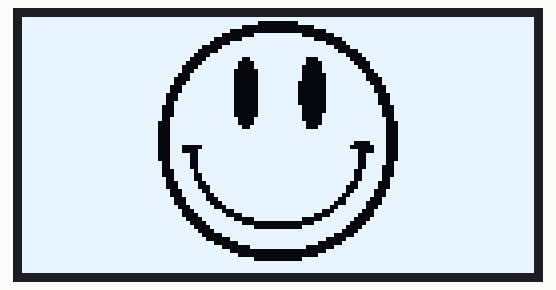
Simulated run of this sketch. Board: Arduino Uno, built with avr-gcc and run on an emulated ATmega328P. Shown: 128×64 one-colour display.

Above: at 0.3 s.
At 0.8 s:
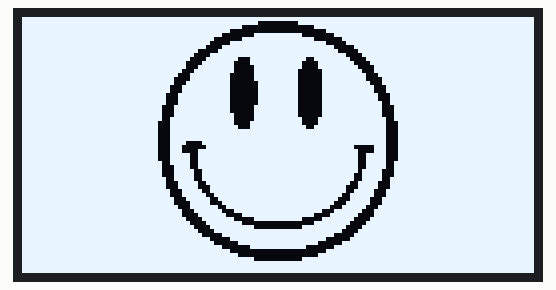

The sketch:

y-Interfacing-with-SPI-and-Displaying-Multiple-Bitmap-Images.ino
```cpp
/*
************************************** Wiring ***************************************
            Pin Definitions for OLED and ESP8266 (NodeMCU)
NOTE :---

// OLED_RESET ==> GPIO-4  (D2)
// OLED_DC/D0    ==> GPIO-5  (D1)
// OLED_MOSI/D1  ==> GPIO-13 (D7)
// OLED_CLK   ==> GPIO-14 (D5)
// OLED_CS    ==> GPIO-15 (D8)
// OLED_VCC   ==> 3.3V
// OLED_GND   ==> GND
*
*
*/


#include <SPI.h>
#include <Wire.h>
#include <Adafruit_GFX.h>
#include <Adafruit_SSD1306.h>

#define SCREEN_WIDTH 128
#define SCREEN_HEIGHT 64

#define OLED_MOSI   13
#define OLED_CLK    14
#define OLED_DC     5
#define OLED_CS     15
#define OLED_RESET  4

Adafruit_SSD1306 display(SCREEN_WIDTH, SCREEN_HEIGHT, OLED_MOSI, OLED_CLK, OLED_DC, OLED_RESET, OLED_CS);

int dt = 500;

// (1). Replace this with your actual bitMap-image-array that you want to display n the "OLED-Display":
const unsigned char image_01[] PROGMEM = {
  0xff, 0xff, 0xff, 0xff, 0xff, 0xff, 0xff, 0xff, 0xff, 0xff, 0xff, 0xff, 0xff, 0xff, 0xff, 0xff,
  0xff, 0xff, 0xff, 0xff, 0xff, 0xff, 0xff, 0xe0, 0x07, 0xff, 0xff, 0xff, 0xff, 0xff, 0xff, 0xff,
  0xff, 0xff, 0xff, 0xff, 0xff, 0xff, 0xfe, 0x00, 0x00, 0x7f, 0xff, 0xff, 0xff, 0xff, 0xff, 0xff,
  0xff, 0xff, 0xff, 0xff, 0xff, 0xff, 0xf0, 0x00, 0x00, 0x0f, 0xff, 0xff, 0xff, 0xff, 0xff, 0xff,
  0xff, 0xff, 0xff, 0xff, 0xff, 0xff, 0xc0, 0x3f, 0xfc, 0x03, 0xff, 0xff, 0xff, 0xff, 0xff, 0xff,
  0xff, 0xff, 0xff, 0xff, 0xff, 0xff, 0x01, 0xff, 0xff, 0x80, 0xff, 0xff, 0xff, 0xff, 0xff, 0xff,
  0xff, 0xff, 0xff, 0xff, 0xff, 0xfe, 0x0f, 0xff, 0xff, 0xf0, 0x7f, 0xff, 0xff, 0xff, 0xff, 0xff,
  0xff, 0xff, 0xff, 0xff, 0xff, 0xf8, 0x3f, 0xff, 0xff, 0xfc, 0x3f, 0xff, 0xff, 0xff, 0xff, 0xff,
  0xff, 0xff, 0xff, 0xff, 0xff, 0xf0, 0x7f, 0xff, 0xff, 0xfe, 0x0f, 0xff, 0xff, 0xff, 0xff, 0xff,
  0xff, 0xff, 0xff, 0xff, 0xff, 0xe1, 0xff, 0xff, 0xff, 0xff, 0x87, 0xff, 0xff, 0xff, 0xff, 0xff,
  0xff, 0xff, 0xff, 0xff, 0xff, 0xc3, 0xfe, 0x7f, 0xfe, 0x3f, 0xc3, 0xff, 0xff, 0xff, 0xff, 0xff,
  0xff, 0xff, 0xff, 0xff, 0xff, 0x87, 0xfc, 0x3f, 0xfe, 0x1f, 0xe1, 0xff, 0xff, 0xff, 0xff, 0xff,
  0xff, 0xff, 0xff, 0xff, 0xff, 0x0f, 0xfc, 0x3f, 0xfc, 0x1f, 0xf1, 0xff, 0xff, 0xff, 0xff, 0xff,
  0xff, 0xff, 0xff, 0xff, 0xff, 0x1f, 0xf8, 0x1f, 0xfc, 0x1f, 0xf8, 0xff, 0xff, 0xff, 0xff, 0xff,
  0xff, 0xff, 0xff, 0xff, 0xfe, 0x3f, 0xf8, 0x1f, 0xfc, 0x0f, 0xfc, 0x7f, 0xff, 0xff, 0xff, 0xff,
  0xff, 0xff, 0xff, 0xff, 0xfc, 0x3f, 0xf8, 0x1f, 0xfc, 0x0f, 0xfc, 0x3f, 0xff, 0xff, 0xff, 0xff,
  0xff, 0xff, 0xff, 0xff, 0xfc, 0x7f, 0xf8, 0x1f, 0xf8, 0x0f, 0xfe, 0x3f, 0xff, 0xff, 0xff, 0xff,
  0xff, 0xff, 0xff, 0xff, 0xf8, 0xff, 0xf8, 0x1f, 0xf8, 0x0f, 0xff, 0x1f, 0xff, 0xff, 0xff, 0xff,
  0xff, 0xff, 0xff, 0xff, 0xf8, 0xff, 0xf8, 0x1f, 0xf8, 0x0f, 0xff, 0x1f, 0xff, 0xff, 0xff, 0xff,
  0xff, 0xff, 0xff, 0xff, 0xf1, 0xff, 0xf8, 0x1f, 0xf8, 0x0f, 0xff, 0x8f, 0xff, 0xff, 0xff, 0xff,
  0xff, 0xff, 0xff, 0xff, 0xf1, 0xff, 0xf8, 0x1f, 0xf8, 0x0f, 0xff, 0x8f, 0xff, 0xff, 0xff, 0xff,
  0xff, 0xff, 0xff, 0xff, 0xf3, 0xff, 0xf8, 0x1f, 0xf8, 0x0f, 0xff, 0x8f, 0xff, 0xff, 0xff, 0xff,
  0xff, 0xff, 0xff, 0xff, 0xe3, 0xff, 0xf8, 0x1f, 0xfc, 0x0f, 0xff, 0xc7, 0xff, 0xff, 0xff, 0xff,
  0xff, 0xff, 0xff, 0xff, 0xe3, 0xff, 0xf8, 0x1f, 0xfc, 0x0f, 0xff, 0xc7, 0xff, 0xff, 0xff, 0xff,
  0xff, 0xff, 0xff, 0xff, 0xe3, 0xff, 0xf8, 0x1f, 0xfc, 0x1f, 0xff, 0xc7, 0xff, 0xff, 0xff, 0xff,
  0xff, 0xff, 0xff, 0xff, 0xe7, 0xff, 0xfc, 0x3f, 0xfc, 0x1f, 0xff, 0xe7, 0xff, 0xff, 0xff, 0xff,
  0xff, 0xff, 0xff, 0xff, 0xc7, 0xff, 0xfc, 0x3f, 0xfe, 0x1f, 0xff, 0xe3, 0xff, 0xff, 0xff, 0xff,
  0xff, 0xff, 0xff, 0xff, 0xc7, 0xff, 0xfe, 0x7f, 0xfe, 0x3f, 0xff, 0xe3, 0xff, 0xff, 0xff, 0xff,
  0xff, 0xff, 0xff, 0xff, 0xc7, 0xff, 0xff, 0xff, 0xff, 0xff, 0xff, 0xe3, 0xff, 0xff, 0xff, 0xff,
  0xff, 0xff, 0xff, 0xff, 0xc7, 0xff, 0xff, 0xff, 0xff, 0xff, 0xff, 0xe3, 0xff, 0xff, 0xff, 0xff,
  0xff, 0xff, 0xff, 0xff, 0xc7, 0xff, 0xff, 0xff, 0xff, 0xff, 0xff, 0xe3, 0xff, 0xff, 0xff, 0xff,
  0xff, 0xff, 0xff, 0xff, 0xc7, 0xff, 0xff, 0xff, 0xff, 0xff, 0xe1, 0xe3, 0xff, 0xff, 0xff, 0xff,
  0xff, 0xff, 0xff, 0xff, 0xc7, 0x07, 0xff, 0xff, 0xff, 0xff, 0xc0, 0xe3, 0xff, 0xff, 0xff, 0xff,
  0xff, 0xff, 0xff, 0xff, 0xc7, 0x0f, 0xff, 0xff, 0xff, 0xff, 0xf0, 0xe3, 0xff, 0xff, 0xff, 0xff,
  0xff, 0xff, 0xff, 0xff, 0xc7, 0xcf, 0xff, 0xff, 0xff, 0xff, 0xf3, 0xe3, 0xff, 0xff, 0xff, 0xff,
  0xff, 0xff, 0xff, 0xff, 0xc7, 0xcf, 0xff, 0xff, 0xff, 0xff, 0xf3, 0xe3, 0xff, 0xff, 0xff, 0xff,
  0xff, 0xff, 0xff, 0xff, 0xe7, 0xcf, 0xff, 0xff, 0xff, 0xff, 0xf3, 0xe7, 0xff, 0xff, 0xff, 0xff,
  0xff, 0xff, 0xff, 0xff, 0xe7, 0xcf, 0xff, 0xff, 0xff, 0xff, 0xf3, 0xc7, 0xff, 0xff, 0xff, 0xff,
  0xff, 0xff, 0xff, 0xff, 0xe3, 0xef, 0xff, 0xff, 0xff, 0xff, 0xe7, 0xc7, 0xff, 0xff, 0xff, 0xff,
  0xff, 0xff, 0xff, 0xff, 0xe3, 0xe7, 0xff, 0xff, 0xff, 0xff, 0xe7, 0xc7, 0xff, 0xff, 0xff, 0xff,
  0xff, 0xff, 0xff, 0xff, 0xf3, 0xe7, 0xff, 0xff, 0xff, 0xff, 0xe7, 0xcf, 0xff, 0xff, 0xff, 0xff,
  0xff, 0xff, 0xff, 0xff, 0xf1, 0xf3, 0xff, 0xff, 0xff, 0xff, 0xcf, 0x8f, 0xff, 0xff, 0xff, 0xff,
  0xff, 0xff, 0xff, 0xff, 0xf1, 0xf1, 0xff, 0xff, 0xff, 0xff, 0x8f, 0x8f, 0xff, 0xff, 0xff, 0xff,
  0xff, 0xff, 0xff, 0xff, 0xf8, 0xf9, 0xff, 0xff, 0xff, 0xff, 0x9f, 0x1f, 0xff, 0xff, 0xff, 0xff,
  0xff, 0xff, 0xff, 0xff, 0xf8, 0xfc, 0xff, 0xff, 0xff, 0xff, 0x3f, 0x1f, 0xff, 0xff, 0xff, 0xff,
  0xff, 0xff, 0xff, 0xff, 0xfc, 0x7c, 0x7f, 0xff, 0xff, 0xfe, 0x7e, 0x3f, 0xff, 0xff, 0xff, 0xff,
  0xff, 0xff, 0xff, 0xff, 0xfc, 0x7e, 0x3f, 0xff, 0xff, 0xfc, 0x7c, 0x3f, 0xff, 0xff, 0xff, 0xff,
  0xff, 0xff, 0xff, 0xff, 0xfe, 0x3f, 0x1f, 0xff, 0xff, 0xf9, 0xfc, 0x7f, 0xff, 0xff, 0xff, 0xff,
  0xff, 0xff, 0xff, 0xff, 0xff, 0x1f, 0xc7, 0xff, 0xff, 0xe3, 0xf8, 0xff, 0xff, 0xff, 0xff, 0xff,
  0xff, 0xff, 0xff, 0xff, 0xff, 0x0f, 0xe1, 0xff, 0xff, 0x87, 0xf0, 0xff, 0xff, 0xff, 0xff, 0xff,
  0xff, 0xff, 0xff, 0xff, 0xff, 0x87, 0xf8, 0x3f, 0xfc, 0x1f, 0xe1, 0xff, 0xff, 0xff, 0xff, 0xff,
  0xff, 0xff, 0xff, 0xff, 0xff, 0xc3, 0xfe, 0x00, 0x00, 0x7f, 0xc3, 0xff, 0xff, 0xff, 0xff, 0xff,
  0xff, 0xff, 0xff, 0xff, 0xff, 0xe1, 0xff, 0xc0, 0x03, 0xff, 0x87, 0xff, 0xff, 0xff, 0xff, 0xff,
  0xff, 0xff, 0xff, 0xff, 0xff, 0xf0, 0xff, 0xff, 0xff, 0xff, 0x0f, 0xff, 0xff, 0xff, 0xff, 0xff,
  0xff, 0xff, 0xff, 0xff, 0xff, 0xf8, 0x3f, 0xff, 0xff, 0xfc, 0x1f, 0xff, 0xff, 0xff, 0xff, 0xff,
  0xff, 0xff, 0xff, 0xff, 0xff, 0xfc, 0x0f, 0xff, 0xff, 0xf0, 0x7f, 0xff, 0xff, 0xff, 0xff, 0xff,
  0xff, 0xff, 0xff, 0xff, 0xff, 0xff, 0x03, 0xff, 0xff, 0xc0, 0xff, 0xff, 0xff, 0xff, 0xff, 0xff,
  0xff, 0xff, 0xff, 0xff, 0xff, 0xff, 0xc0, 0x7f, 0xfe, 0x03, 0xff, 0xff, 0xff, 0xff, 0xff, 0xff,
  0xff, 0xff, 0xff, 0xff, 0xff, 0xff, 0xf0, 0x00, 0x00, 0x0f, 0xff, 0xff, 0xff, 0xff, 0xff, 0xff,
  0xff, 0xff, 0xff, 0xff, 0xff, 0xff, 0xfc, 0x00, 0x00, 0x3f, 0xff, 0xff, 0xff, 0xff, 0xff, 0xff,
  0xff, 0xff, 0xff, 0xff, 0xff, 0xff, 0xff, 0xc0, 0x03, 0xff, 0xff, 0xff, 0xff, 0xff, 0xff, 0xff,
  0xff, 0xff, 0xff, 0xff, 0xff, 0xff, 0xff, 0xff, 0xff, 0xff, 0xff, 0xff, 0xff, 0xff, 0xff, 0xff,
  0xff, 0xff, 0xff, 0xff, 0xff, 0xff, 0xff, 0xff, 0xff, 0xff, 0xff, 0xff, 0xff, 0xff, 0xff, 0xff,
  0xff, 0xff, 0xff, 0xff, 0xff, 0xff, 0xff, 0xff, 0xff, 0xff, 0xff, 0xff, 0xff, 0xff, 0xff, 0xff
};

// (2). Replace this with your actual bitMap-image-array that you want to display n the "OLED-Display":
const unsigned char image_02[] PROGMEM = {
  0xff, 0xff, 0xff, 0xff, 0xff, 0xff, 0xff, 0xff, 0xff, 0xff, 0xff, 0xff, 0xff, 0xff, 0xff, 0xff,
  0xff, 0xff, 0xff, 0xff, 0xff, 0xff, 0xff, 0xe0, 0x07, 0xff, 0xff, 0xff, 0xff, 0xff, 0xff, 0xff,
  0xff, 0xff, 0xff, 0xff, 0xff, 0xff, 0xfe, 0x00, 0x00, 0x7f, 0xff, 0xff, 0xff, 0xff, 0xff, 0xff,
  0xff, 0xff, 0xff, 0xff, 0xff, 0xff, 0xf0, 0x00, 0x00, 0x0f, 0xff, 0xff, 0xff, 0xff, 0xff, 0xff,
  0xff, 0xff, 0xff, 0xff, 0xff, 0xff, 0xc0, 0x3f, 0xfc, 0x03, 0xff, 0xff, 0xff, 0xff, 0xff, 0xff,
  0xff, 0xff, 0xff, 0xff, 0xff, 0xff, 0x01, 0xff, 0xff, 0x80, 0xff, 0xff, 0xff, 0xff, 0xff, 0xff,
  0xff, 0xff, 0xff, 0xff, 0xff, 0xfe, 0x0f, 0xff, 0xff, 0xf0, 0x7f, 0xff, 0xff, 0xff, 0xff, 0xff,
  0xff, 0xff, 0xff, 0xff, 0xff, 0xfc, 0x3f, 0xff, 0xff, 0xfc, 0x1f, 0xff, 0xff, 0xff, 0xff, 0xff,
  0xff, 0xff, 0xff, 0xff, 0xff, 0xf0, 0x7f, 0xff, 0xff, 0xfe, 0x0f, 0xff, 0xff, 0xff, 0xff, 0xff,
  0xff, 0xff, 0xff, 0xff, 0xff, 0xe1, 0xff, 0xff, 0xff, 0xff, 0x87, 0xff, 0xff, 0xff, 0xff, 0xff,
  0xff, 0xff, 0xff, 0xff, 0xff, 0xc3, 0xfc, 0x7f, 0xfe, 0x7f, 0xc3, 0xff, 0xff, 0xff, 0xff, 0xff,
  0xff, 0xff, 0xff, 0xff, 0xff, 0x87, 0xf8, 0x7f, 0xfc, 0x3f, 0xe1, 0xff, 0xff, 0xff, 0xff, 0xff,
  0xff, 0xff, 0xff, 0xff, 0xff, 0x8f, 0xf8, 0x3f, 0xfc, 0x3f, 0xf0, 0xff, 0xff, 0xff, 0xff, 0xff,
  0xff, 0xff, 0xff, 0xff, 0xff, 0x1f, 0xf8, 0x3f, 0xf8, 0x1f, 0xf8, 0xff, 0xff, 0xff, 0xff, 0xff,
  0xff, 0xff, 0xff, 0xff, 0xfe, 0x3f, 0xf0, 0x3f, 0xf8, 0x1f, 0xfc, 0x7f, 0xff, 0xff, 0xff, 0xff,
  0xff, 0xff, 0xff, 0xff, 0xfc, 0x3f, 0xf0, 0x3f, 0xf8, 0x1f, 0xfc, 0x3f, 0xff, 0xff, 0xff, 0xff,
  0xff, 0xff, 0xff, 0xff, 0xfc, 0x7f, 0xf0, 0x1f, 0xf8, 0x1f, 0xfe, 0x3f, 0xff, 0xff, 0xff, 0xff,
  0xff, 0xff, 0xff, 0xff, 0xf8, 0xff, 0xf0, 0x1f, 0xf8, 0x1f, 0xff, 0x1f, 0xff, 0xff, 0xff, 0xff,
  0xff, 0xff, 0xff, 0xff, 0xf8, 0xff, 0xf0, 0x1f, 0xf8, 0x1f, 0xff, 0x1f, 0xff, 0xff, 0xff, 0xff,
  0xff, 0xff, 0xff, 0xff, 0xf1, 0xff, 0xf0, 0x1f, 0xf8, 0x1f, 0xff, 0x8f, 0xff, 0xff, 0xff, 0xff,
  0xff, 0xff, 0xff, 0xff, 0xf1, 0xff, 0xf0, 0x1f, 0xf8, 0x1f, 0xff, 0x8f, 0xff, 0xff, 0xff, 0xff,
  0xff, 0xff, 0xff, 0xff, 0xf1, 0xff, 0xf0, 0x1f, 0xf8, 0x1f, 0xff, 0xcf, 0xff, 0xff, 0xff, 0xff,
  0xff, 0xff, 0xff, 0xff, 0xe3, 0xff, 0xf0, 0x3f, 0xf8, 0x1f, 0xff, 0xc7, 0xff, 0xff, 0xff, 0xff,
  0xff, 0xff, 0xff, 0xff, 0xe3, 0xff, 0xf0, 0x3f, 0xf8, 0x1f, 0xff, 0xc7, 0xff, 0xff, 0xff, 0xff,
  0xff, 0xff, 0xff, 0xff, 0xe3, 0xff, 0xf8, 0x3f, 0xf8, 0x1f, 0xff, 0xc7, 0xff, 0xff, 0xff, 0xff,
  0xff, 0xff, 0xff, 0xff, 0xe7, 0xff, 0xf8, 0x3f, 0xfc, 0x3f, 0xff, 0xe7, 0xff, 0xff, 0xff, 0xff,
  0xff, 0xff, 0xff, 0xff, 0xc7, 0xff, 0xf8, 0x7f, 0xfc, 0x3f, 0xff, 0xe3, 0xff, 0xff, 0xff, 0xff,
  0xff, 0xff, 0xff, 0xff, 0xc7, 0xff, 0xfc, 0x7f, 0xfe, 0x7f, 0xff, 0xe3, 0xff, 0xff, 0xff, 0xff,
  0xff, 0xff, 0xff, 0xff, 0xc7, 0xff, 0xff, 0xff, 0xff, 0xff, 0xff, 0xe3, 0xff, 0xff, 0xff, 0xff,
  0xff, 0xff, 0xff, 0xff, 0xc7, 0xff, 0xff, 0xff, 0xff, 0xff, 0xff, 0xe3, 0xff, 0xff, 0xff, 0xff,
  0xff, 0xff, 0xff, 0xff, 0xc7, 0xff, 0xff, 0xff, 0xff, 0xff, 0xff, 0xe3, 0xff, 0xff, 0xff, 0xff,
  0xff, 0xff, 0xff, 0xff, 0xc7, 0x87, 0xff, 0xff, 0xff, 0xff, 0xff, 0xe3, 0xff, 0xff, 0xff, 0xff,
  0xff, 0xff, 0xff, 0xff, 0xc7, 0x03, 0xff, 0xff, 0xff, 0xff, 0xe0, 0xe3, 0xff, 0xff, 0xff, 0xff,
  0xff, 0xff, 0xff, 0xff, 0xc7, 0x0f, 0xff, 0xff, 0xff, 0xff, 0xf0, 0xe3, 0xff, 0xff, 0xff, 0xff,
  0xff, 0xff, 0xff, 0xff, 0xc7, 0xcf, 0xff, 0xff, 0xff, 0xff, 0xf3, 0xe3, 0xff, 0xff, 0xff, 0xff,
  0xff, 0xff, 0xff, 0xff, 0xc7, 0xcf, 0xff, 0xff, 0xff, 0xff, 0xf3, 0xe3, 0xff, 0xff, 0xff, 0xff,
  0xff, 0xff, 0xff, 0xff, 0xe7, 0xcf, 0xff, 0xff, 0xff, 0xff, 0xf3, 0xe7, 0xff, 0xff, 0xff, 0xff,
  0xff, 0xff, 0xff, 0xff, 0xe3, 0xcf, 0xff, 0xff, 0xff, 0xff, 0xf3, 0xe7, 0xff, 0xff, 0xff, 0xff,
  0xff, 0xff, 0xff, 0xff, 0xe3, 0xe7, 0xff, 0xff, 0xff, 0xff, 0xf7, 0xc7, 0xff, 0xff, 0xff, 0xff,
  0xff, 0xff, 0xff, 0xff, 0xe3, 0xe7, 0xff, 0xff, 0xff, 0xff, 0xe7, 0xc7, 0xff, 0xff, 0xff, 0xff,
  0xff, 0xff, 0xff, 0xff, 0xf3, 0xe7, 0xff, 0xff, 0xff, 0xff, 0xe7, 0xcf, 0xff, 0xff, 0xff, 0xff,
  0xff, 0xff, 0xff, 0xff, 0xf1, 0xf3, 0xff, 0xff, 0xff, 0xff, 0xcf, 0x8f, 0xff, 0xff, 0xff, 0xff,
  0xff, 0xff, 0xff, 0xff, 0xf1, 0xf1, 0xff, 0xff, 0xff, 0xff, 0x8f, 0x8f, 0xff, 0xff, 0xff, 0xff,
  0xff, 0xff, 0xff, 0xff, 0xf8, 0xf9, 0xff, 0xff, 0xff, 0xff, 0x9f, 0x1f, 0xff, 0xff, 0xff, 0xff,
  0xff, 0xff, 0xff, 0xff, 0xf8, 0xfc, 0xff, 0xff, 0xff, 0xff, 0x3f, 0x1f, 0xff, 0xff, 0xff, 0xff,
  0xff, 0xff, 0xff, 0xff, 0xfc, 0x7e, 0x7f, 0xff, 0xff, 0xfe, 0x3e, 0x3f, 0xff, 0xff, 0xff, 0xff,
  0xff, 0xff, 0xff, 0xff, 0xfc, 0x3e, 0x3f, 0xff, 0xff, 0xfc, 0x7e, 0x3f, 0xff, 0xff, 0xff, 0xff,
  0xff, 0xff, 0xff, 0xff, 0xfe, 0x3f, 0x9f, 0xff, 0xff, 0xf8, 0xfc, 0x7f, 0xff, 0xff, 0xff, 0xff,
  0xff, 0xff, 0xff, 0xff, 0xff, 0x1f, 0xc7, 0xff, 0xff, 0xe3, 0xf8, 0xff, 0xff, 0xff, 0xff, 0xff,
  0xff, 0xff, 0xff, 0xff, 0xff, 0x0f, 0xe1, 0xff, 0xff, 0x87, 0xf0, 0xff, 0xff, 0xff, 0xff, 0xff,
  0xff, 0xff, 0xff, 0xff, 0xff, 0x87, 0xf8, 0x3f, 0xfc, 0x1f, 0xe1, 0xff, 0xff, 0xff, 0xff, 0xff,
  0xff, 0xff, 0xff, 0xff, 0xff, 0xc3, 0xfe, 0x00, 0x00, 0x7f, 0xc3, 0xff, 0xff, 0xff, 0xff, 0xff,
  0xff, 0xff, 0xff, 0xff, 0xff, 0xe1, 0xff, 0xc0, 0x03, 0xff, 0x87, 0xff, 0xff, 0xff, 0xff, 0xff,
  0xff, 0xff, 0xff, 0xff, 0xff, 0xf0, 0xff, 0xff, 0xff, 0xff, 0x0f, 0xff, 0xff, 0xff, 0xff, 0xff,
  0xff, 0xff, 0xff, 0xff, 0xff, 0xf8, 0x3f, 0xff, 0xff, 0xfc, 0x1f, 0xff, 0xff, 0xff, 0xff, 0xff,
  0xff, 0xff, 0xff, 0xff, 0xff, 0xfe, 0x0f, 0xff, 0xff, 0xf0, 0x3f, 0xff, 0xff, 0xff, 0xff, 0xff,
  0xff, 0xff, 0xff, 0xff, 0xff, 0xff, 0x03, 0xff, 0xff, 0xc0, 0xff, 0xff, 0xff, 0xff, 0xff, 0xff,
  0xff, 0xff, 0xff, 0xff, 0xff, 0xff, 0xc0, 0x7f, 0xfe, 0x03, 0xff, 0xff, 0xff, 0xff, 0xff, 0xff,
  0xff, 0xff, 0xff, 0xff, 0xff, 0xff, 0xf0, 0x00, 0x00, 0x0f, 0xff, 0xff, 0xff, 0xff, 0xff, 0xff,
  0xff, 0xff, 0xff, 0xff, 0xff, 0xff, 0xfc, 0x00, 0x00, 0x3f, 0xff, 0xff, 0xff, 0xff, 0xff, 0xff,
  0xff, 0xff, 0xff, 0xff, 0xff, 0xff, 0xff, 0xc0, 0x03, 0xff, 0xff, 0xff, 0xff, 0xff, 0xff, 0xff,
  0xff, 0xff, 0xff, 0xff, 0xff, 0xff, 0xff, 0xff, 0xff, 0xff, 0xff, 0xff, 0xff, 0xff, 0xff, 0xff,
  0xff, 0xff, 0xff, 0xff, 0xff, 0xff, 0xff, 0xff, 0xff, 0xff, 0xff, 0xff, 0xff, 0xff, 0xff, 0xff,
  0xff, 0xff, 0xff, 0xff, 0xff, 0xff, 0xff, 0xff, 0xff, 0xff, 0xff, 0xff, 0xff, 0xff, 0xff, 0xff
};

void DisplayImg(const unsigned char *imgName) {
  display.clearDisplay();
  display.drawBitmap(0, 0, imgName, SCREEN_WIDTH, SCREEN_HEIGHT, SSD1306_WHITE);
  display.display();
}

void setup() {
  Serial.begin(115200);

  if (!display.begin(SSD1306_SWITCHCAPVCC)) {
    Serial.println(F("SSD1306 allocation failed"));
    for (;;);
  }

  display.clearDisplay();
  display.display();
  delay(100);
}

void loop() {
  DisplayImg(image_01); // Pass the image array-01 here
  delay(dt);

  DisplayImg(image_02); // Pass the image array-02 here
  delay(dt);
}
```

Measured:
- what the display in image 0 shows lasts 0.6 s, from 0.2 s to 0.8 s
